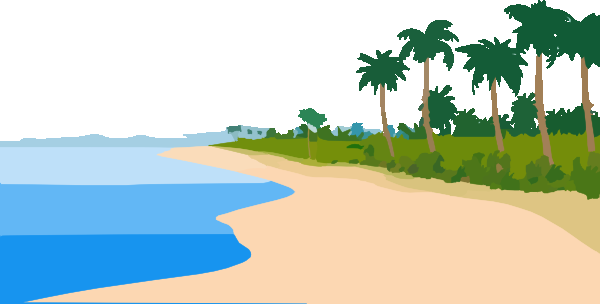
#> input picture tools/beach.png, 600 x 304 px, found by its file name
$ python img_processin.py
#> lines starting #> are read from the running program, lines starting #| are printed output that depends on the picture
import cv2
import numpy as np

def grayConversion(image):
    grayValue = 0.07 * image[:,:,2] + 0.72 * image[:,:,1] + 0.21 * image[:,:,0]
    gray_img = grayValue.astype(np.uint8)
    return gray_img

orig = cv2.imread(r'/home/pi/Documents/python/MeC.git/tools/beach.png', 1)
#> orig is the input picture: shape (304, 600, 3); mean B, G, R 192.6, 204.3, 189.4
#orig = cv2.imread('beach.png')
cv2.imshow("Original", orig)

g = grayConversion(orig)
#> in grayConversion, `grayValue = 0.07 * image[:,:,2] + 0.72 * image[:,:,1] + 0.21 * image[:..`:
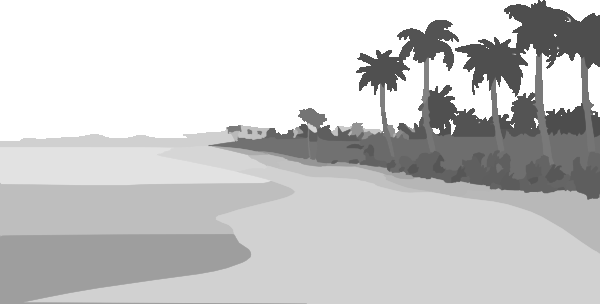
#> grayValue: shape (304, 600) float64; min 77.72, max 255, mean 200.8

cv2.imshow("Original", orig)
cv2.imshow("GrayScale", g)

cv2.waitKey(0)
cv2.destroyAllWindows()


"""
gray_image = image.dot([0.07, 0.72, 0.21])
gray_image = np.min(gray_image, 255).astype(np.uint8)
"""
